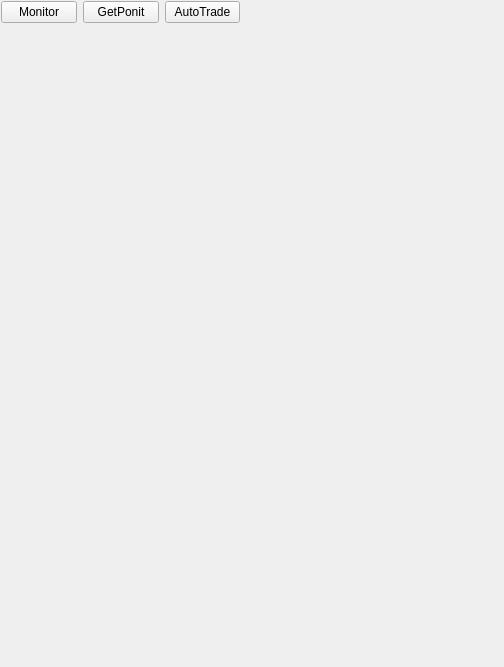
<?xml version="1.0" encoding="UTF-8"?>
<ui version="4.0">
 <class>Form</class>
 <widget class="QWidget" name="Form">
  <property name="geometry">
   <rect>
    <x>0</x>
    <y>0</y>
    <width>504</width>
    <height>667</height>
   </rect>
  </property>
  <property name="windowTitle">
   <string>Form</string>
  </property>
  <widget class="QWidget" name="layoutWidget">
   <property name="geometry">
    <rect>
     <x>1</x>
     <y>0</y>
     <width>239</width>
     <height>25</height>
    </rect>
   </property>
   <layout class="QGridLayout" name="gridLayout">
    <item row="0" column="0">
     <widget class="QPushButton" name="pushButton">
      <property name="text">
       <string>Monitor</string>
      </property>
     </widget>
    </item>
    <item row="0" column="1">
     <widget class="QPushButton" name="pushButton_2">
      <property name="text">
       <string>GetPonit</string>
      </property>
     </widget>
    </item>
    <item row="0" column="2">
     <widget class="QPushButton" name="pushButton_3">
      <property name="text">
       <string>AutoTrade</string>
      </property>
     </widget>
    </item>
   </layout>
  </widget>
 </widget>
 <resources/>
 <connections>
  <connection>
   <sender>pushButton</sender>
   <signal>clicked()</signal>
   <receiver>Form</receiver>
   <slot>show_MonitorTickerHandler_Pane()</slot>
   <hints>
    <hint type="sourcelabel">
     <x>42</x>
     <y>23</y>
    </hint>
    <hint type="destinationlabel">
     <x>0</x>
     <y>96</y>
    </hint>
   </hints>
  </connection>
  <connection>
   <sender>pushButton_2</sender>
   <signal>clicked()</signal>
   <receiver>Form</receiver>
   <slot>show_GetsJumpPoint_Pane()</slot>
   <hints>
    <hint type="sourcelabel">
     <x>124</x>
     <y>23</y>
    </hint>
    <hint type="destinationlabel">
     <x>0</x>
     <y>140</y>
    </hint>
   </hints>
  </connection>
  <connection>
   <sender>pushButton_3</sender>
   <signal>clicked()</signal>
   <receiver>Form</receiver>
   <slot>show_AutoTrade_Pane()</slot>
   <hints>
    <hint type="sourcelabel">
     <x>185</x>
     <y>18</y>
    </hint>
    <hint type="destinationlabel">
     <x>394</x>
     <y>13</y>
    </hint>
   </hints>
  </connection>
 </connections>
 <slots>
  <slot>show_MonitorTickerHandler_Pane()</slot>
  <slot>show_GetsJumpPoint_Pane()</slot>
  <slot>show_AutoTrade_Pane()</slot>
 </slots>
</ui>
